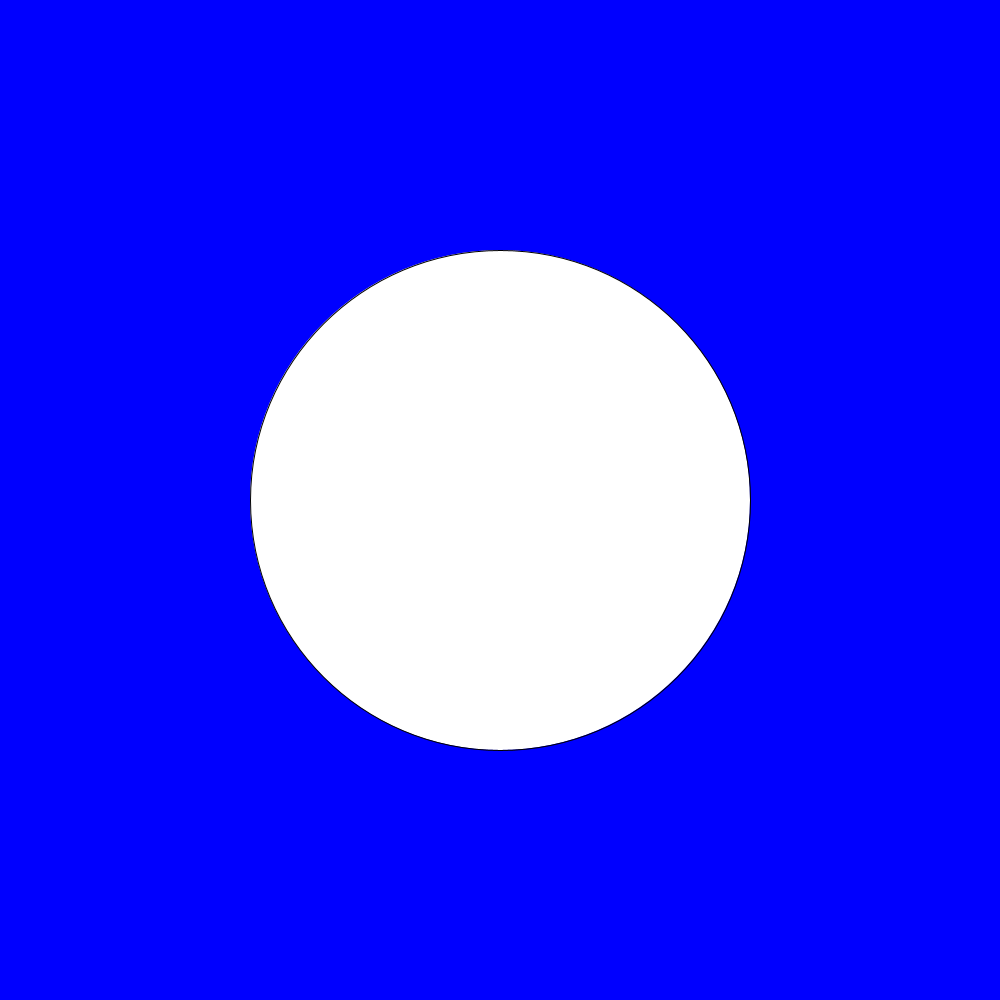
Frame 1 (no input)
Frame 60 (the mouse pressed at the canvas centre just before this capture): identical to frame 1, image omitted
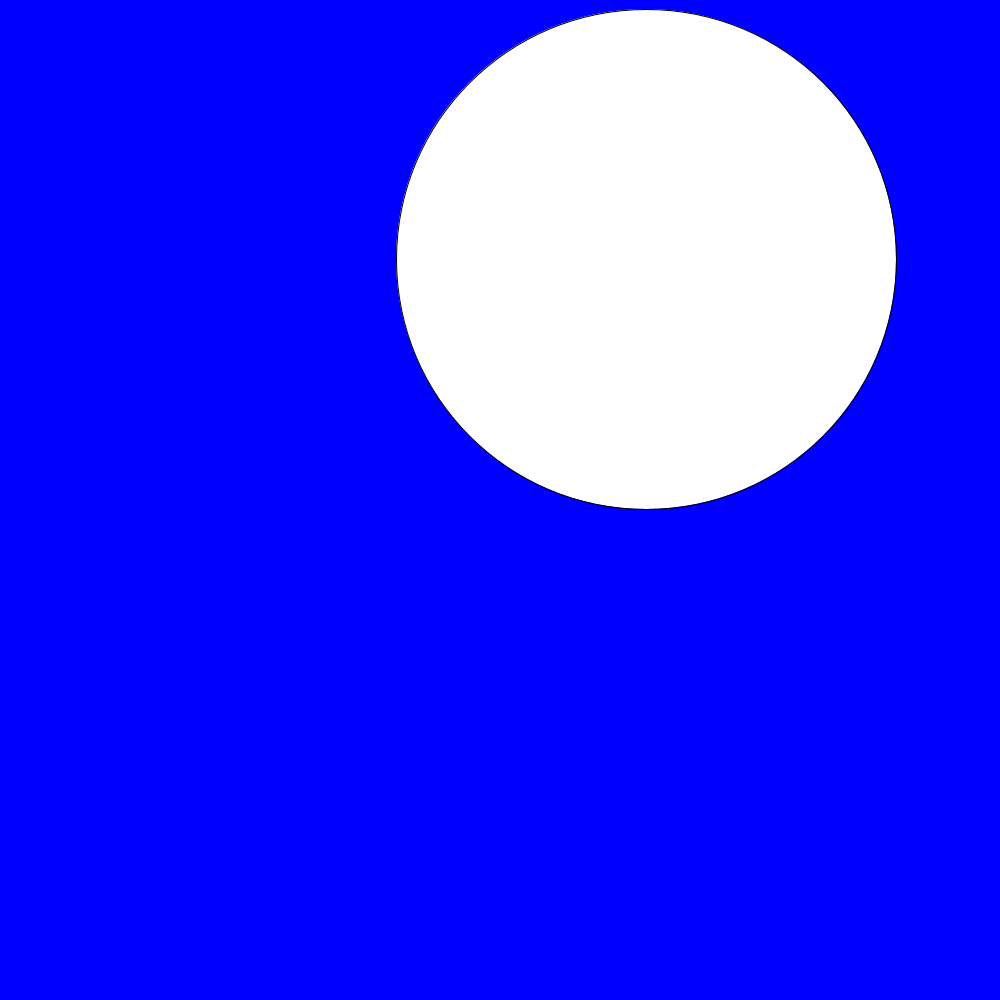
Frame 120 (the mouse held since frame 60 and released just before this capture)

The Processing sketch that drew these frames (run headless with seeded random() and noise(); from frame 60 on, the mouse is pressed at the canvas centre):

// Processing sketch: Slippery_dot
// ── Slippery_dot.pde
    // 4. create three integer variables to  
    //    represent the x, y, and the size of the ellipse
    int x=(500);
    int y=(500);
    int size=(200);
    
    
    
    
    void setup() {
      //1. set the size of your sketch
   size(1000,1000);
    }
    
    void draw() {
      //2. set the background color of your sketch
    background(0,0,255);
      //3. draw an ellipse. Make sure it fits in the window.
     ellipse(x,y,500,500);
      //5. use the variables created in step 4 in place of the numbers
      //   in your ellipse
    
    }
    
    void mousePressed() {
      //6a. create an integer variable called distance
      //6b. use the getDistance method to initialize your varible
      //    use the mouse's x and y and the x and y of your ellipse 
     int distance=getDistance(x,y,mouseX,mouseY);
      //7. print the distance variable
    println(distance);
      
      //8a. make an if statement to check if the distance variable
      //   is within the size of the ellipse
     
    if(distance<size) {
     x=(int)(random(0,width));
     y=(int)(random(0,height));
        //8b.  set the x and y of the ellipse to a random location on the window
       
    }
    }
    
    int getDistance(int x1, int y1, int x2, int y2) {
      return (int)Math.sqrt(Math.pow((x1-x2),2) + Math.pow((y1-y2),2));
    }
    
